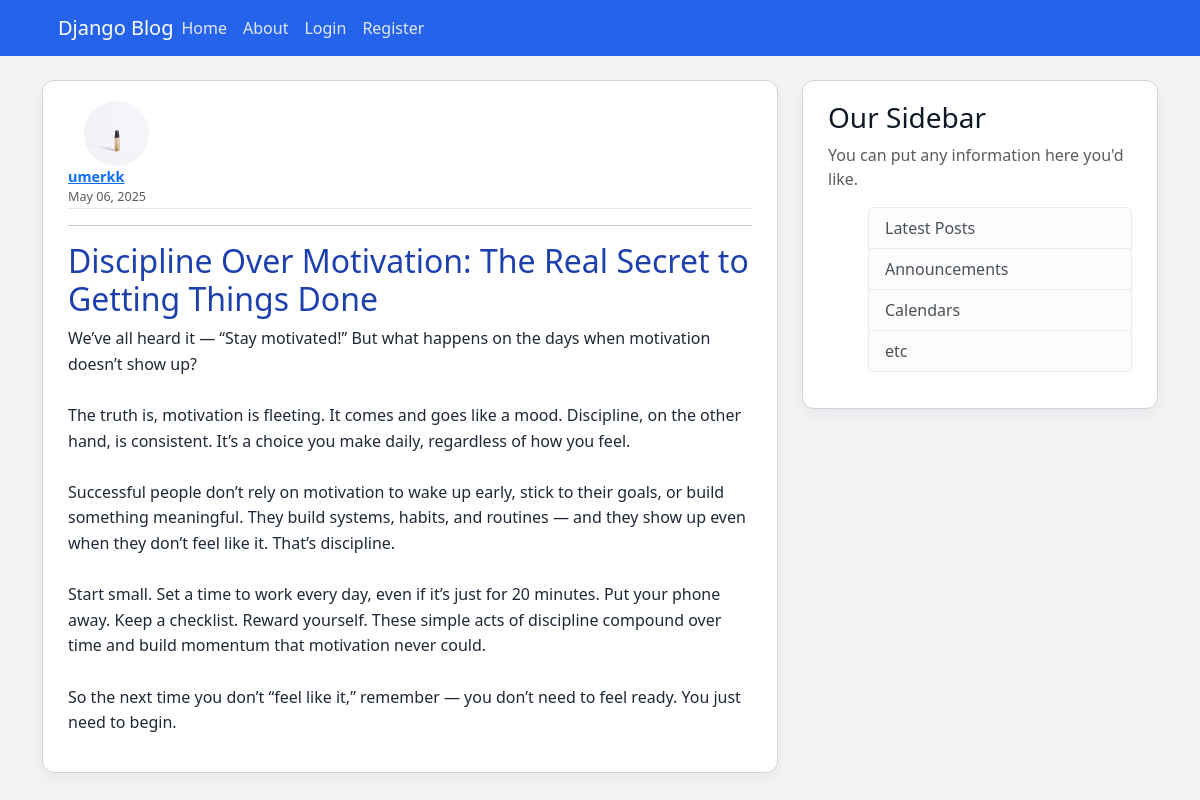
/blog/post/10/, run on the app's committed database.
### blog/models.py (models this page shows, shortened)
class Post(models.Model):
    title=models.CharField(max_length=100)
    content=models.TextField()
    date_posted=models.DateTimeField(default=timezone.now)
    author=models.ForeignKey(User, on_delete=models.CASCADE)

### users/models.py (models this page shows, shortened)
class Profile(models.Model):
    user= models.OneToOneField(User, on_delete=models.CASCADE)
    image= models.ImageField(default='default.jpg', upload_to='profile_pics')

### blog/views.py (the view)
# urls.py: path('post/<int:pk>/', PostDetailView.as_view(), name='post-detail'),
class PostDetailView(DetailView):
    model= Post

### blog/templates/blog/post_detail.html (shortened to what this page needs)
{% extends "blog/base.html" %}
{% block abs %}
<article class="media content-section">
  <img class="rounded-circle article-img me-3" src="{{ object.author.profile.image.url }}">
  <div class="media-body">
    <div class="article-metadata d-flex flex-column flex-md-row align-items-start justify-content-between">
      <div>
        <a class="mr-2 fw-bold" href="{% url 'user-post' object.author.username%}">{{ object.author }}</a>
        <small class="text-muted d-block">{{ object.date_posted|date:"F d, Y" }}</small>
      </div>
    </div>
    <hr>
    <h2 class="article-title">{{ object.title }}</h2>
    <p class="article-content">{{ object.content }}</p>
  </div>
</article>
{% endblock abs %}

### blog/static/blog/main.css (style rules this page uses)
body { background: #f3f4f6; color: #1f2937; margin-top: 5rem; font-family: 'Segoe UI', sans-serif; }
h1, h2, h3, h4, h5, h6 { color: #111827; }
.content-section { background: #ffffff; padding: 20px 25px; border: 1px solid #d1d5db; border-radius: 12px; margin-bottom: 20px; box-shadow: 0 6px 18px rgba(0, 0, 0, 0.06); }
.article-title { color: #1e40af; font-weight: 500; }
.article-content { white-space: pre-line; font-size: 1rem; line-height: 1.6; }
.article-img { height: 65px; width: 65px; margin-right: 16px; border-radius: 8px; }
.article-metadata { padding-bottom: 1px; margin-bottom: 4px; border-bottom: 1px solid #e5e7eb; font-size: 0.9rem; color: #6b7280; }

### data on the page
Post: author.profile.image (picture), author "umerkk", date_posted "May 06, 2025", title "Discipline Over Motivation: The Real Secret to Getting Things Done", content "We’ve all heard it — “Stay motivated!” But what happens on the days when motivation doesn’t show up? The truth is, motivation is fleeting. It comes and goes like a mood. Discipline, on the other hand, is consistent. It’s a choice you make daily, regardless of how you feel. Successful people don’t rely on motivation to wake up early, stick to their goals, or build something meaningful. They build systems, habits, and routines — and they show up even when they don’t feel like it. That’s discipline. Start small. Set a time to work every day, even if it’s just for 20 minutes. Put your phone away. Keep a checklist. Reward yourself. These simple acts of discipline compound over time and build…"
